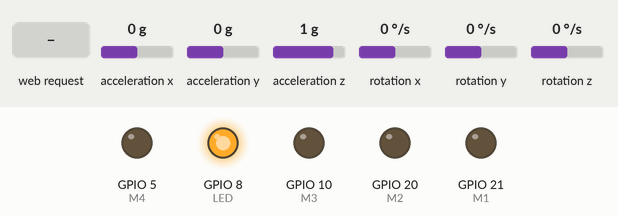
This sketch was run on a simulated ESP32-C3. On the bench: output pins drawn as LEDs (lit = HIGH). Inputs (shaded band) come from the test bench; at power-on: acceleration x 0 g, acceleration y 0 g, acceleration z 1 g, rotation x 0 °/s, rotation y 0 °/s, rotation z 0 °/s.

Above: at 3.2 s.
3.3 s: HTTP request GET /t?v=120 received
At 4.5 s:
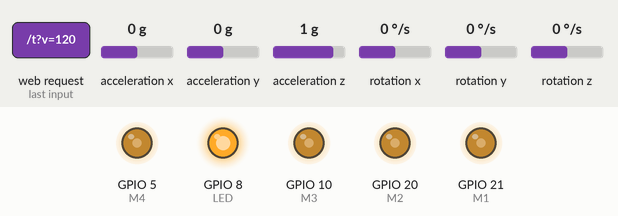
4.8 s: acceleration x set to -1.4 g
At 5.8 s:
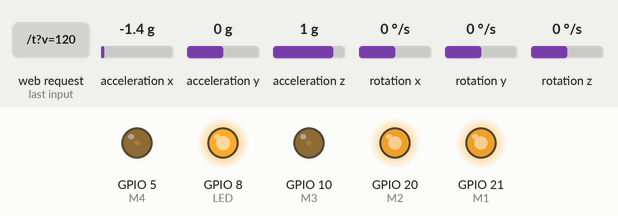
6.3 s: acceleration y set to -1.4 g
At 7.0 s:
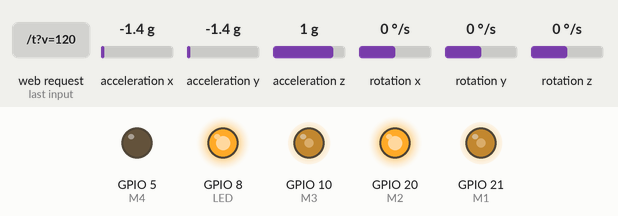
7.8 s: HTTP request GET /j?x=120 received
At 8.2 s:
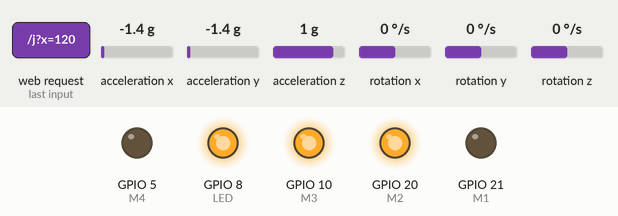
9.3 s: acceleration y set to 0 g
At 10.4 s:
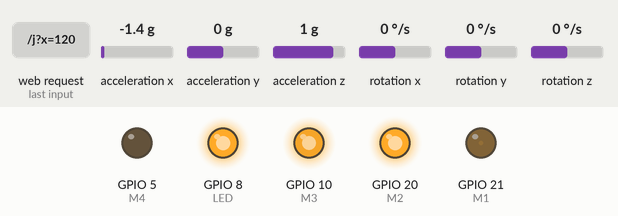
10.8 s: acceleration z set to 0 g
At 11.6 s:
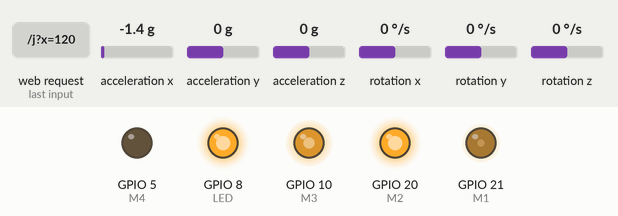
Timing chart, 0 to 13.3 s (numbered marks = the images above; inputs shaded):
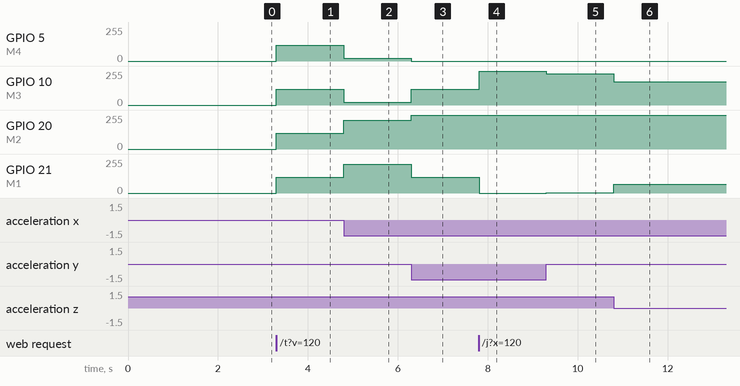

Measured:
- after the input at 3.3 s, GPIO 5 (M4), GPIO 10 (M3), GPIO 20 (M2), GPIO 21 (M1): 0/255 → 120/255 at once
- after the input at 4.8 s, GPIO 5 (M4), GPIO 10 (M3): 120/255 → 21/255 at once; GPIO 20 (M2), GPIO 21 (M1): 120/255 → 217/255 at once
- after the input at 6.3 s, GPIO 5 (M4): 21/255 → 0/255 at once; GPIO 10 (M3): 21/255 → 120/255 at once; GPIO 20 (M2): 217/255 → 255/255 at once; GPIO 21 (M1): 217/255 → 120/255 at once
- after the input at 7.8 s, GPIO 10 (M3): 120/255 → 255/255 at once; GPIO 21 (M1): 120/255 → 0/255 at once
- after the input at 9.3 s, GPIO 10 (M3): 255/255 → 236/255 at once; GPIO 21 (M1): 0/255 → 2/255 at once
- after the input at 10.8 s, GPIO 10 (M3): 236/255 → 173/255 at once; GPIO 21 (M1): 2/255 → 66/255 at once

The sketch:

drone.ino
```cpp
#include <WiFi.h>
#include <WebServer.h>
#include <Wire.h>
#include <MPU6050_light.h>

#define M1 21
#define M2 20
#define M3 10
#define M4 5
#define LED 8

WebServer server(80);
MPU6050 mpu(Wire);

int throttle = 0;
float roll_set = 0;
float pitch_set = 0;

float kp = 1.8;

const char page[] PROGMEM = R"rawliteral(
<!DOCTYPE html><html><head>
<meta name="viewport" content="width=device-width, initial-scale=1">
<style>
body{background:#111;color:white;text-align:center;font-family:sans-serif}
.slider{width:80%}
</style></head>
<body>
<h2>ESP32 C3 DRONE</h2>
<input type="range" min="0" max="255" value="0"
class="slider" oninput="fetch('/t?v='+this.value)">
<br><br>
<button onclick="fetch('/j?x=-10')">LEFT</button>
<button onclick="fetch('/j?x=10')">RIGHT</button>
<br><br>
<button onclick="fetch('/j?y=10')">FORWARD</button>
<button onclick="fetch('/j?y=-10')">BACK</button>
<br><br>
<button onclick="fetch('/j?x=0&y=0')">CENTER</button>
</body></html>
)rawliteral";


void handleRoot(){ server.send_P(200,"text/html",page); }

void handleThrottle(){
  if(server.hasArg("v")) throttle = server.arg("v").toInt();
  server.send(200,"text/plain","OK");
}

void handleJoy(){
  if(server.hasArg("x")) roll_set = server.arg("x").toFloat();
  if(server.hasArg("y")) pitch_set = server.arg("y").toFloat();
  server.send(200,"text/plain","OK");
}


void setup(){

  Serial.begin(115200);
  pinMode(LED,OUTPUT);

  Wire.begin(7,6);

  WiFi.softAP("ESP32-C3-DRONE","12345678");

  server.on("/",handleRoot);
  server.on("/t",handleThrottle);
  server.on("/j",handleJoy);
  server.begin();

  ledcSetup(0,2000,8);
  ledcSetup(1,2000,8);
  ledcSetup(2,2000,8);
  ledcSetup(3,2000,8);

  ledcAttachPin(M1,0);
  ledcAttachPin(M2,1);
  ledcAttachPin(M3,2);
  ledcAttachPin(M4,3);

  if(mpu.begin()!=0){
    while(1){
      digitalWrite(LED,!digitalRead(LED));
      delay(100);
    }
  }

  delay(1000);
  mpu.calcOffsets();

  digitalWrite(LED,HIGH);
}


void loop(){

  server.handleClient();
  mpu.update();

  float roll  = mpu.getAngleX();
  float pitch = mpu.getAngleY();

  float roll_error  = roll_set  - roll;
  float pitch_error = pitch_set - pitch;

  float roll_corr  = kp * roll_error;
  float pitch_corr = kp * pitch_error;

  int m1 = throttle - pitch_corr - roll_corr;
  int m2 = throttle - pitch_corr + roll_corr;
  int m3 = throttle + pitch_corr + roll_corr;
  int m4 = throttle + pitch_corr - roll_corr;

  m1 = constrain(m1,0,255);
  m2 = constrain(m2,0,255);
  m3 = constrain(m3,0,255);
  m4 = constrain(m4,0,255);

  if(throttle < 25){
    m1 = m2 = m3 = m4 = 0;
  }

  ledcWrite(0,m1);
  ledcWrite(1,m2);
  ledcWrite(2,m3);
  ledcWrite(3,m4);

  delay(5);
}
```
